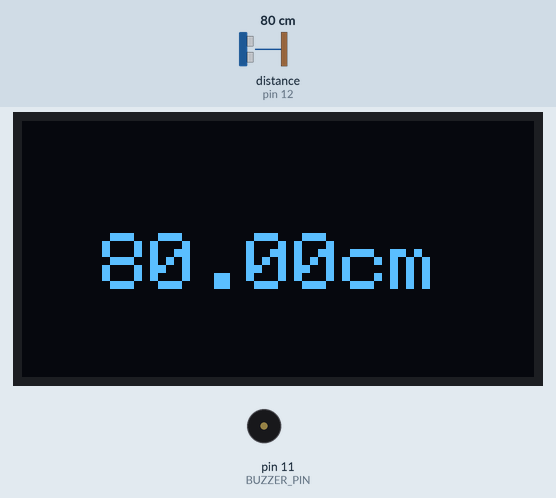
Recording of a sketch running on a simulated Arduino Uno, built with avr-gcc and run on an emulated ATmega328P. On the bench: 128×64 one-colour display, buzzer (waves = sounding). The test bench sets the inputs (shaded band); at power-on: distance to the obstacle (sensor on pin 12) 80 cm. The echo pulse lasts 58.3 µs per cm.

Above: at 1.2 s.
1.3 s: distance to the obstacle (sensor on pin 12) set to 28 cm
At 2.4 s:
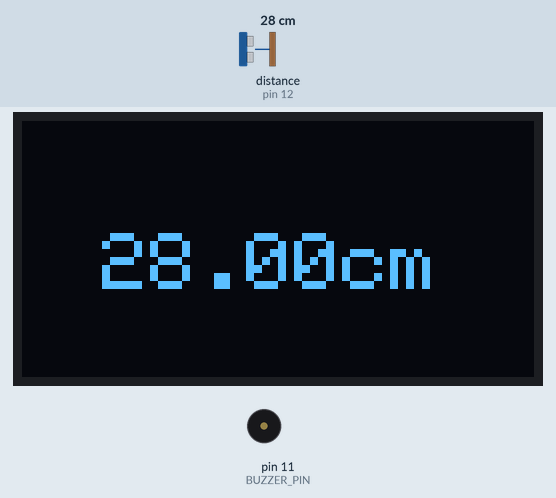
2.8 s: distance to the obstacle (sensor on pin 12) set to 23 cm
At 2.99 s:
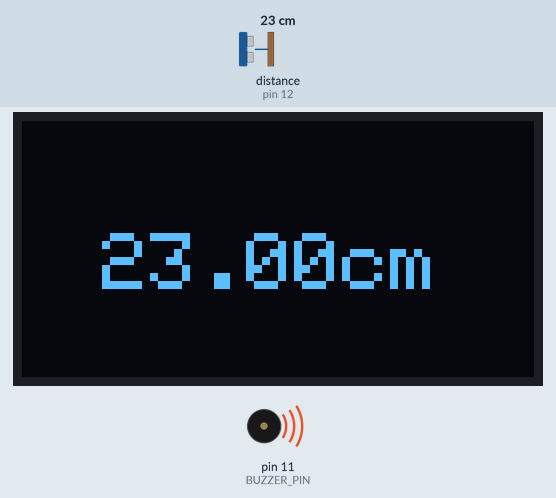
5.2 s: distance to the obstacle (sensor on pin 12) set to 12 cm
At 5.45 s:
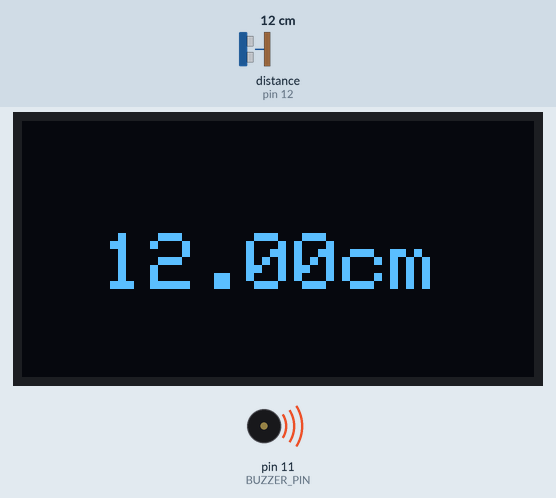
6.9 s: distance to the obstacle (sensor on pin 12) set to 9 cm
At 7.9 s:
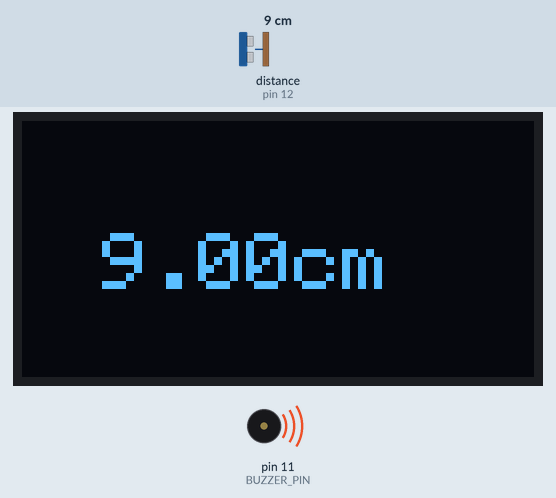
Timing chart, 0 to 9.5 s (numbered marks = the images above; inputs shaded):
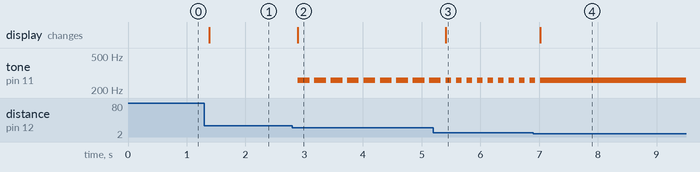

The sketch:

sketch_proximity_alarm.ino
```cpp
#include <HCSR04.h>
#include <Wire.h>
#include <Adafruit_GFX.h>
#include <Adafruit_SSD1306.h>

const byte TRIGGER_PIN = 13;
const byte ECHO_PIN = 12;
const int BUZZER_PIN = 11;

#define SCREEN_WIDTH 128
#define SCREEN_HEIGHT 64

#define OLED_RESET -1

UltraSonicDistanceSensor distance_sensor(TRIGGER_PIN, ECHO_PIN);

Adafruit_SSD1306 display(
  SCREEN_WIDTH,
  SCREEN_HEIGHT,
  &Wire,
  OLED_RESET
);

void setup() {
  if (!display.begin(SSD1306_SWITCHCAPVCC, 0x3C)) {
    Serial.println("Fail to init display SSD1306!");
    for (;;);
  }
  display.clearDisplay();

  Serial.begin(9600);
}

void loop() {
  float distance = distance_sensor.measureDistanceCm();

  display.clearDisplay();
  display.setTextSize(2);
  display.setTextColor(SSD1306_WHITE);
  display.setCursor(20, 28);
  display.print(distance);
  display.println("cm");
  display.display();

  if (distance <= 10) {
    tone(BUZZER_PIN, 261, 250);
  }

  if (distance > 10 && distance <= 15) {
    tone(BUZZER_PIN, 261, 250);
    delay(100);
    noTone(BUZZER_PIN);
  }

  if (distance > 15 && distance <= 20) {
    tone(BUZZER_PIN, 261, 250);
    delay(150);
    noTone(BUZZER_PIN);
  }

  if (distance > 20 && distance <= 25) {
    tone(BUZZER_PIN, 261, 250);
    delay(200);
    noTone(BUZZER_PIN);
  }

  delay(50);
}
```

Measured:
- the behaviour switches between 26 and 25 cm on distance to the obstacle (sensor on pin 12) (found by bisection; images 1 and 2)
- the behaviour switches between 11 and 10 cm on distance to the obstacle (sensor on pin 12) (found by bisection; images 3 and 4)
- after the input at 1.3 s, the display: changes after 0.08 s (image 1)
- after the input at 2.8 s, tone on pin 11 (BUZZER_PIN): alternates 261 Hz for 0.20 s and silent for 0.08 s, starting after 0.09 s; the display: changes after 0.09 s (image 2)
- after the input at 5.2 s, tone on pin 11 (BUZZER_PIN): alternates 261 Hz for 0.10 s and silent for 0.08 s, starting after 0.31 s; the display: changes after 0.21 s (image 3)
- after the input at 6.9 s, tone on pin 11 (BUZZER_PIN): goes on until 7.0 s, then stays 261 Hz; the display: changes after 0.11 s (image 4)
